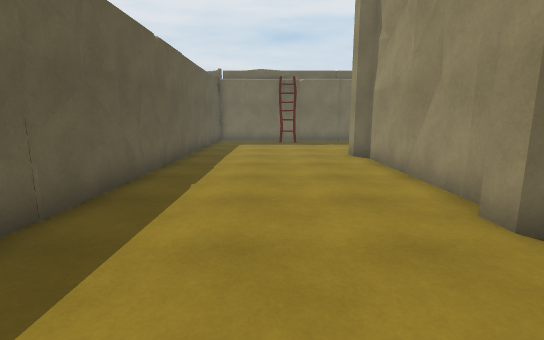
View 1 (above)

16 first-person views from a walk through a Unity game level. The camera is 1.4 m above the floor, tilts 10° down and sees 85° across. Doors are open. The floor is counted in squares, 1 m on a side. Each view is taken from the middle of a square. On the plan, view 1 faces up. The plan holds only what a view shows up to about 14 squares ahead; the rest is blank. The place goes on beyond the plan.

View 2
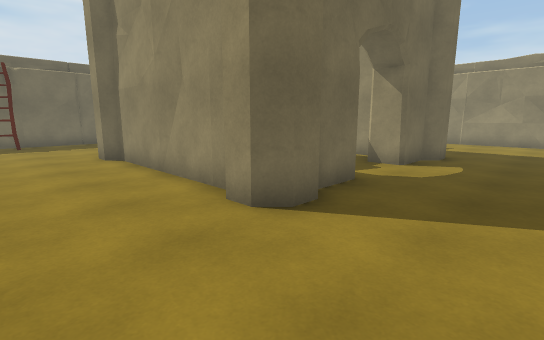

View 3
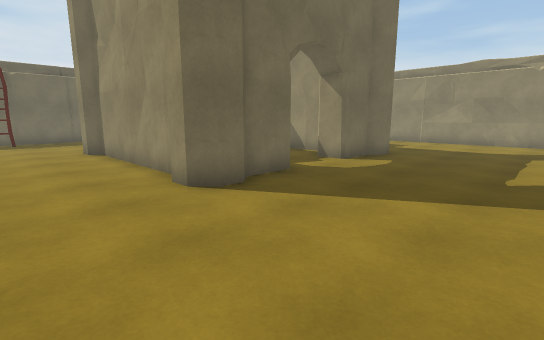

View 4
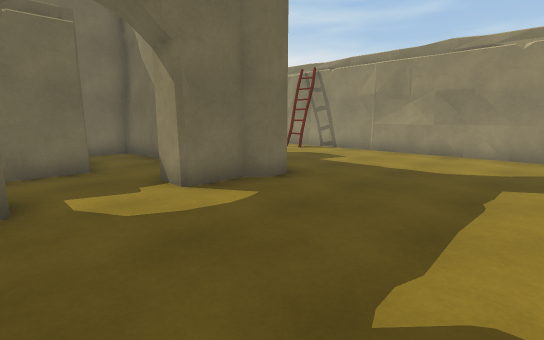

View 5
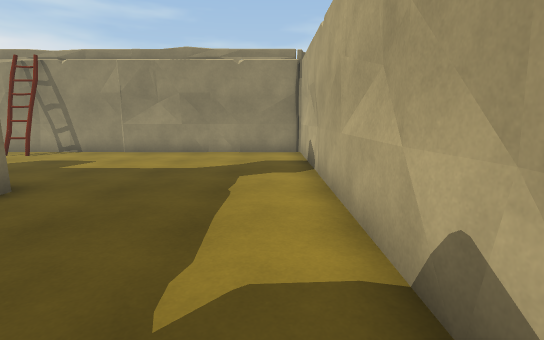

View 6
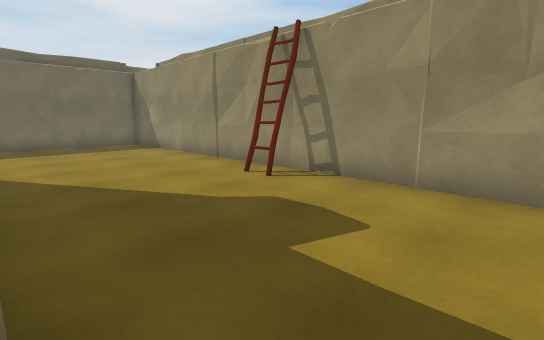

View 7
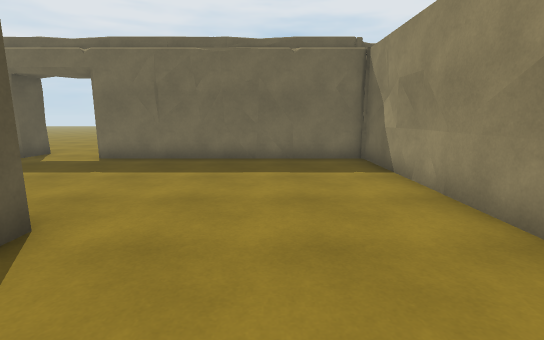

View 8
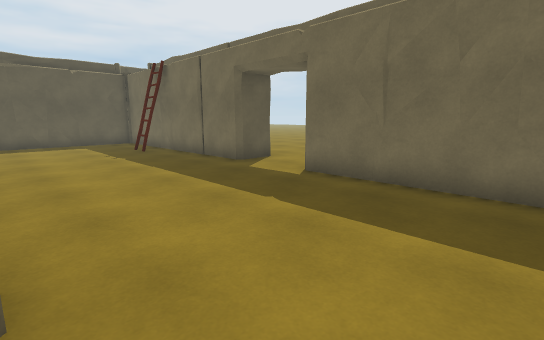

View 9
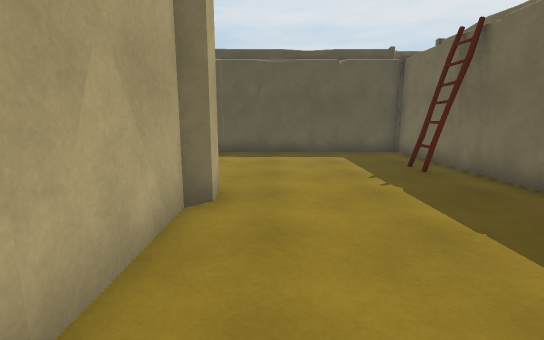

View 10
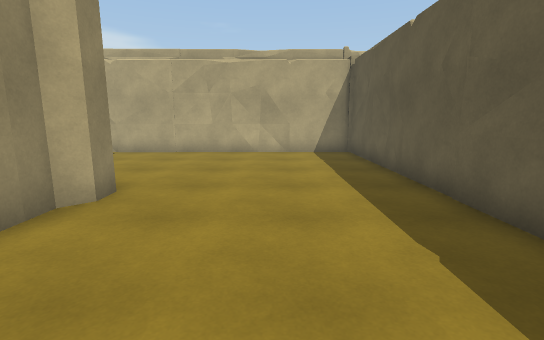

View 11
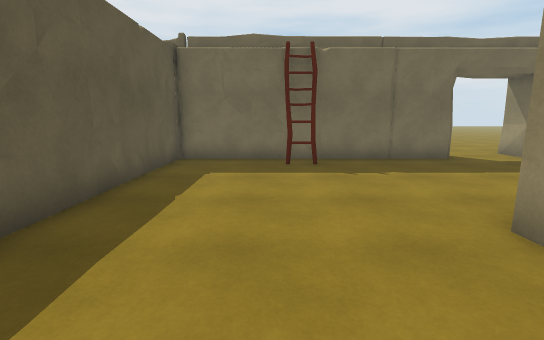

View 12
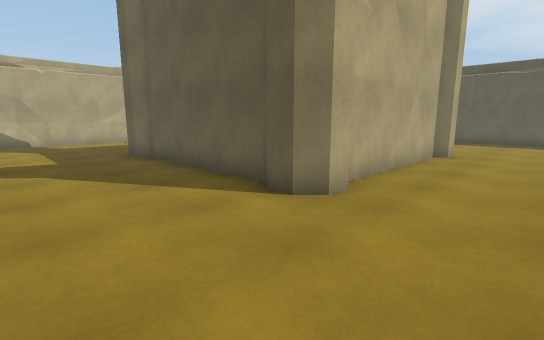

View 13
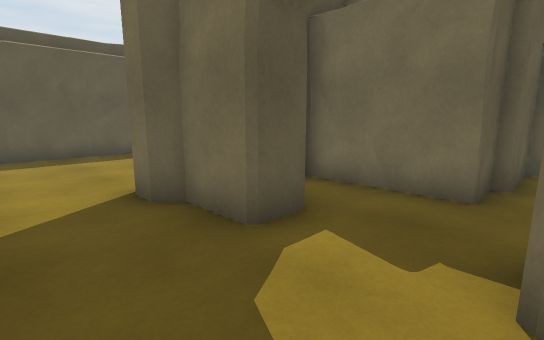

View 14
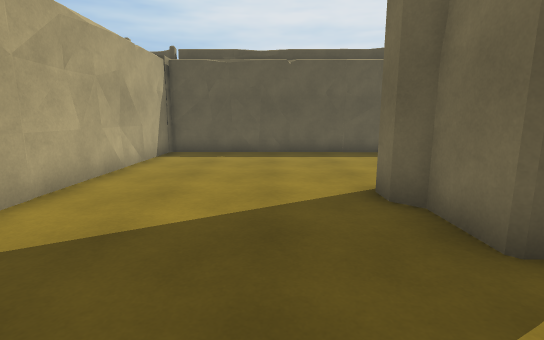

View 15
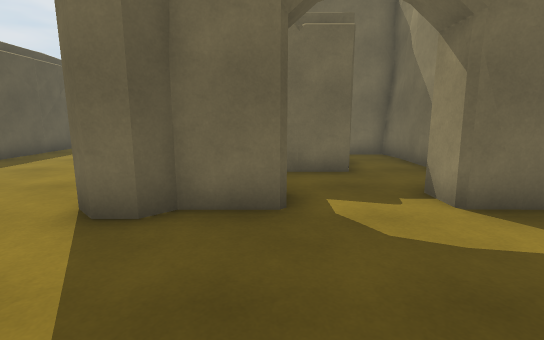

View 16
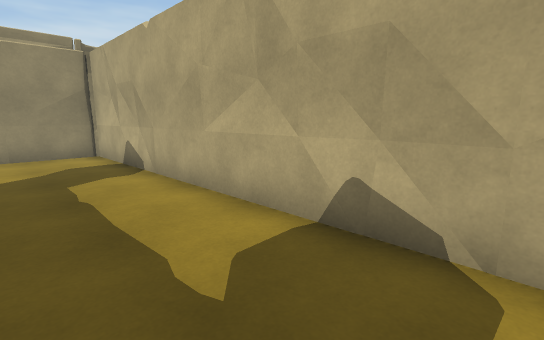

### Floor plan
Points are (right, up) in squares from view 1. A wall is a line through its corners. A room is listed if a view was taken in it or the views show most of it. See-through windows are left out.
Room 1 (views 1, 2, 3, 4, 5, 6, 7, 8, 9, 10, 11, 12, 13, 14, 15, 16)
walls: (5.5, 11.5) (10.2, 11.8); (5.1, 11.6) (6, 11.6); (11.6, 10.5) (11.6, 4.5); (11.7, 18) (10.9, 17.9); (6.2, 19.8) (6.2, 18.2) (-3.2, 18.2) (-3.2, -3.2) (18.2, -3.2) (18.2, 18.2) (8.9, 18.2); (1.7, 18.2) (0.4, 18.3); (3.4, 4.5) (3.4, 10.5); (13, 18.2) (12.5, 18.2); (6.2, 3.4) (4.5, 3.4); (0.6, 18.3) (-0.7, 18.1); (10.2, 3.4) (8.9, 3.4); (-0.5, 18.2) (-1.3, 18.3); (-3.2, 12.9) (-3.3, 12.4); (-3.3, 14.6) (-3.2, 13.3); (-3.1, 8.7) (-3.3, 7.5) (-3.1, 6.3); (15.8, 18.2) (14.5, 18.3) (13.3, 18.2); (-3.2, 15.8) (-3.3, 14.5); (18.2, 13.3) (18.3, 14.5) (18.2, 15.7); (18.2, 9.1) (18.3, 9.6); (-3.2, 6.4) (-3.2, 5.8); (18.2, 15.6) (18.3, 16.2); (18.2, 6.3) (18.3, 7.5) (18.2, 8.7); (-3.2, 1.8) (-3.3, 0.4); (6.3, -3.2) (7.6, -3.3); (8.5, -3.2) (9.3, -3.3); (18.2, 1.6) (18.3, 2.2); (7.4, -3.3) (8.8, -3.1); (-3.3, 0.6) (-3.2, -0.6); (10.2, -3.5) (11, -3.4); (2, -3.2) (2.5, -3.2); (18.3, 0.5) (18.2, 1.7); (13.3, -3.2) (14.6, -3.3); (14.5, -3.1) (15.6, -3); (18.2, -0.8) (18.3, 0.6); (-0.8, -3.2) (0.5, -3.3) (1.6, -3.2)
ways out: open door at (7.5, 4) to room 2; open door at (7.5, 19)
objects: ladder (1, 17); tower (3, 3) to (4, 4); tower (3, 11) to (4, 12); tower (11, 3) to (12, 4); tower (11, 12); ladder (17, 7) to (17, 8)
Room 2 (no view inside)
walls: (8, 8) (8, 6.7) (4.5, 6.7); (10.4, 6.3) (10.5, 7.2); (10.5, 7.5) (10.4, 8.5); (10.4, 5.3) (10.4, 10.4); (6.8, 6.6) (6, 6.8) (5.3, 6.6); (10.5, 9.3) (10.3, 10.4) (8.9, 10.4); (8.4, 10.5) (8.3, 10); (8.3, 10.5) (8.3, 8)
ways out: open door at (7.5, 4) to room 1

Positions as (right, up) in squares from view 1, and headings:
1: (0, 0), facing up
2: (0, 0), facing up-right
3: (0, -2), facing up-right
4: (6, -2), facing up-right
5: (6, -2), facing right
6: (12, 2), facing up-right
7: (15, 8), facing up
8: (14, 12), facing up-left
9: (9, 13), facing left
10: (0, 9), facing down
11: (0, 8), facing up
12: (16, 15), facing down-left
13: (9, 1), facing up-left
14: (9, 1), facing left
15: (6, -1), facing up
16: (6, 0), facing down-right
